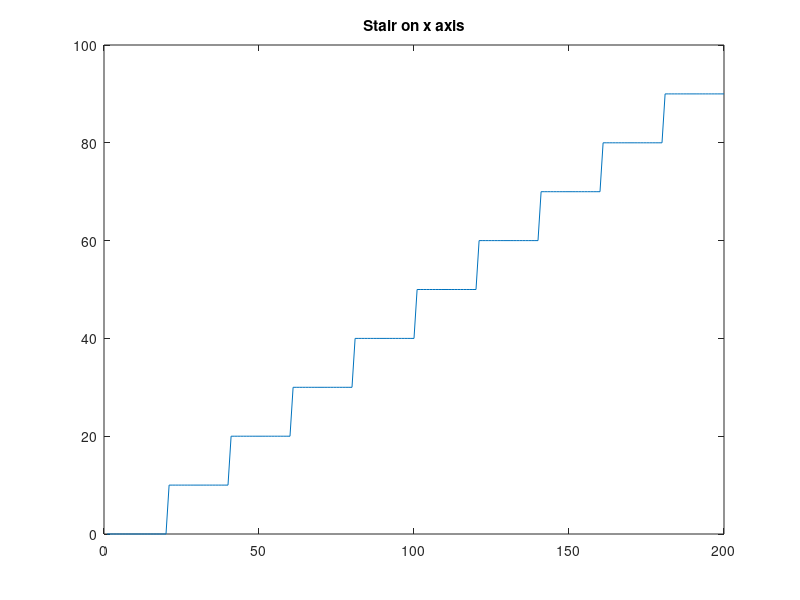

Here is the MATLAB script that generated this plot:
%% Clear Enviroment
clc
close all
clear all

%% Original Image
M = 200;
N = 200;
f = zeros(M,1);
A = 10;

for m = 21:20:M
    f(m:m+19,1) = f(m-20:m-1,1)+A; 
end

figure; plot(f); title('Stair on x axis');